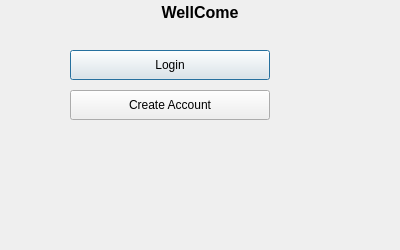
<?xml version="1.0" encoding="UTF-8"?>
<ui version="4.0">
 <class>Dialog</class>
 <widget class="QDialog" name="Dialog">
  <property name="geometry">
   <rect>
    <x>0</x>
    <y>0</y>
    <width>400</width>
    <height>250</height>
   </rect>
  </property>
  <property name="windowTitle">
   <string>Dialog</string>
  </property>
  <widget class="QLabel" name="label">
   <property name="geometry">
    <rect>
     <x>3</x>
     <y>4</y>
     <width>394</width>
     <height>16</height>
    </rect>
   </property>
   <property name="font">
    <font>
     <pointsize>12</pointsize>
     <weight>75</weight>
     <bold>true</bold>
    </font>
   </property>
   <property name="text">
    <string>WellCome</string>
   </property>
   <property name="alignment">
    <set>Qt::AlignCenter</set>
   </property>
  </widget>
  <widget class="QPushButton" name="btn_login">
   <property name="geometry">
    <rect>
     <x>70</x>
     <y>50</y>
     <width>200</width>
     <height>30</height>
    </rect>
   </property>
   <property name="text">
    <string>Login</string>
   </property>
  </widget>
  <widget class="QPushButton" name="btn_create">
   <property name="geometry">
    <rect>
     <x>70</x>
     <y>90</y>
     <width>200</width>
     <height>30</height>
    </rect>
   </property>
   <property name="text">
    <string>Create Account</string>
   </property>
  </widget>
 </widget>
 <resources/>
 <connections/>
</ui>
